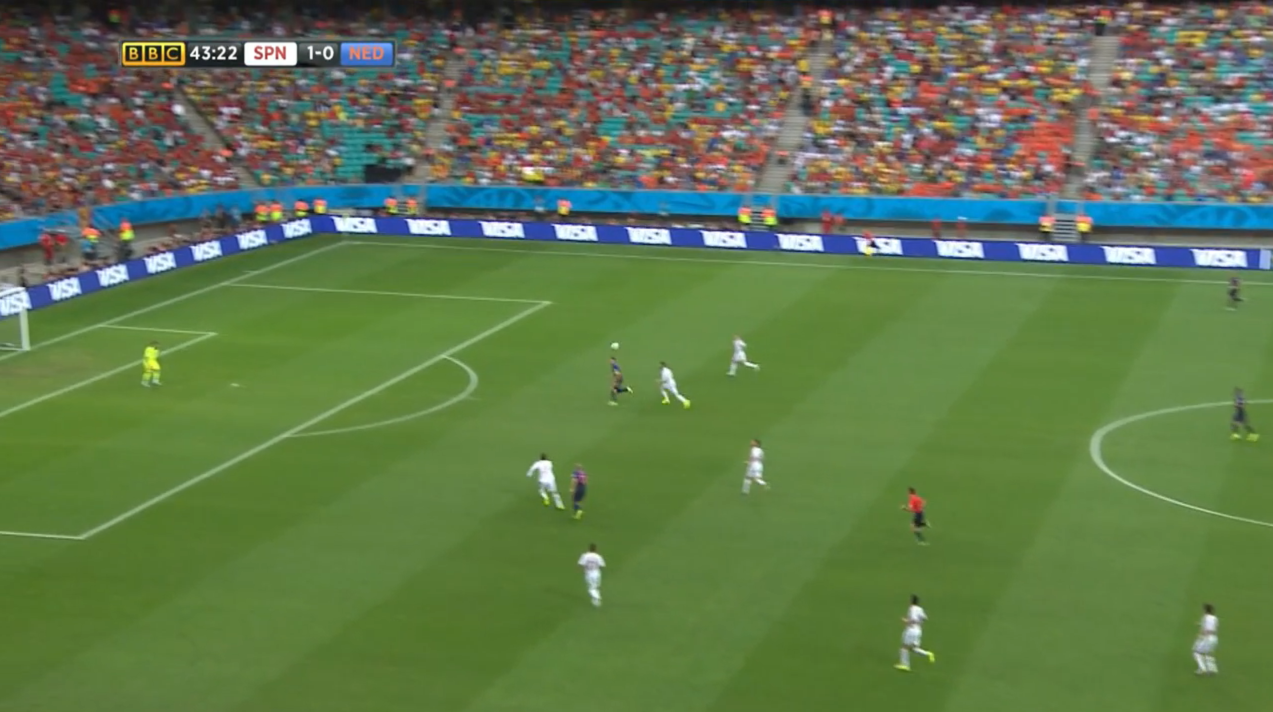
%> input picture fifa-shot-1.png, 2546 x 1424 px (shown at 1/2 size)
$ octave kmeansgraphcuts_demo.m   (GNU Octave 9; MATLAB toolbox functions it lacks are replaced by stand-ins)
%> lines starting %> are read from the running program, lines starting %| are printed output that depends on the picture; in (x1, y1, x2, y2) boxes, pixels count from 0 and x2, y2 are one past the last pixel; in counts of white or black regions, pixels touching at a corner belong together; the program's own positions count from 1
% KMEANS and GRAPHCUTS_DEMO --- segmentation example
%
% adapted from CMP Vision Algorithms http://visionbook.felk.cvut.cz
%
% Example
%
% We shall segment an image (Figure ??a) into
% classes based on  color.
% The first step is to create color prototypes for the classes.
% We use k-means clustering to do this automatically.
% Note that the  image data first need to be reshaped to one row per pixel.
% Note also that since the k-means initialization is random, the final class
% labels are also assigned randomly. However, it is usually not
% difficult to identify the foreground class label, if necessary.
% We obtain the prototypes (clusters) in c and the induced
% segmentation in cluster_idx (Figure ??b).


ImageDir='images/';%directory containing the images


%
%  We first reduce the image to a convenient size
% 432x 288 pixels) and convert the  image into
% the L*a*b color space, using only the a,b
% components for clustering and evaluating the data cost. Note that the
% a,b components are normalized to simplify relative weighting
% of the cost terms.

img = im2double( imresize(imread([ImageDir 'fifa-shot-1.png']), 0.125) );
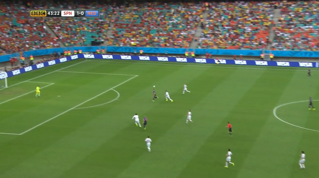
%> img: size 178x319x3 double; mean R, G, B 0.382, 0.467, 0.303
figure, imagesc(img) ; axis image ;  axis off ; title('original frame');

[ny,nx,nc] = size(img);
%> ny = 178; nx = 319; nc = 3
imgc = applycform( img, makecform('srgb2lab') );
%> imgc: size 178x319x3 double; mean of channels 1, 2, 3 47.8, -12.7, 20.3
imgd = reshape( imgc(:,:,2:3), ny*nx, 2 );
imgd(:,1) = imgd(:,1)/max(imgd(:,1));   imgd(:,2) = imgd(:,2)/max(imgd(:,2));


% We ask the k-means algorithm for four clusters
% to capture the variability of the background.

k =2; % number of clusters
[cluster_idx,cluster_center] = kmeans(imgd,k);
%> cluster_center = [0.0494 -0.0158; -0.357 0.415]

kmlabels = reshape( cluster_idx, ny, nx );
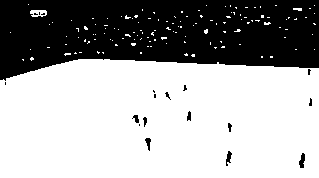
%> kmlabels: size 178x319 double; values 1 (black) and 2 (white), 64% white; 19 black regions (11 under 20 px), largest, box (x1, y1, x2, y2) and area: (0, 0, 319, 81) 20102, (299, 153, 305, 168) 61, (226, 151, 232, 166) 50
figure, imagesc(kmlabels) ; axis image ;  axis off;
%> after `axis off`:
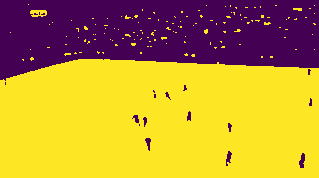
%> displayed picture: size 178x319x3, on the screen's scale of 0 to 255; mean R, G, B 186.3, 148.1, 53.9


if exist('GraphCut')~=2 || exist('GraphCutMex')~=3 || ...
      exist('GraphCutConstr')~=3 ,
  disp('ERROR: It appears that the GraphCut Matlab wrapper is not installed.');
  disp('Please install it from ') ;
  disp('         http://www.wisdom.weizmann.ac.il/~bagon/matlab.html') ;
  disp('to directory ../matlab_code/graphcut.') ;
%> (the run ends here)
